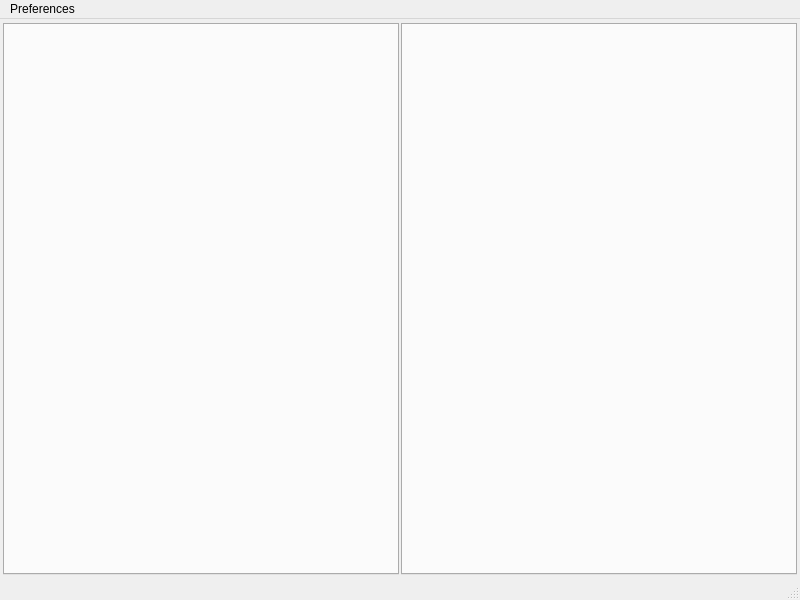
<?xml version="1.0" encoding="UTF-8"?>
<ui version="4.0">
 <class>MainWindow</class>
 <widget class="QMainWindow" name="MainWindow">
  <property name="geometry">
   <rect>
    <x>0</x>
    <y>0</y>
    <width>800</width>
    <height>600</height>
   </rect>
  </property>
  <property name="windowTitle">
   <string>TF</string>
  </property>
  <widget class="QWidget" name="centralwidget">
   <layout class="QVBoxLayout" name="verticalLayout">
    <property name="spacing">
     <number>1</number>
    </property>
    <property name="leftMargin">
     <number>2</number>
    </property>
    <property name="topMargin">
     <number>2</number>
    </property>
    <property name="rightMargin">
     <number>2</number>
    </property>
    <property name="bottomMargin">
     <number>2</number>
    </property>
    <item>
     <widget class="QWidget" name="widget_2" native="true"/>
    </item>
    <item>
     <widget class="QWidget" name="widget" native="true">
      <layout class="QHBoxLayout" name="horizontalLayout">
       <property name="spacing">
        <number>2</number>
       </property>
       <property name="leftMargin">
        <number>1</number>
       </property>
       <property name="topMargin">
        <number>1</number>
       </property>
       <property name="rightMargin">
        <number>1</number>
       </property>
       <property name="bottomMargin">
        <number>1</number>
       </property>
       <item>
        <widget class="QTabWidget" name="LeftTabs">
         <property name="tabPosition">
          <enum>QTabWidget::North</enum>
         </property>
         <property name="tabShape">
          <enum>QTabWidget::Rounded</enum>
         </property>
         <property name="currentIndex">
          <number>-1</number>
         </property>
         <property name="usesScrollButtons">
          <bool>true</bool>
         </property>
         <property name="tabsClosable">
          <bool>false</bool>
         </property>
         <property name="movable">
          <bool>true</bool>
         </property>
        </widget>
       </item>
       <item>
        <widget class="QTabWidget" name="RightTabs">
         <property name="currentIndex">
          <number>-1</number>
         </property>
         <property name="elideMode">
          <enum>Qt::ElideRight</enum>
         </property>
         <property name="usesScrollButtons">
          <bool>true</bool>
         </property>
         <property name="tabsClosable">
          <bool>false</bool>
         </property>
         <property name="movable">
          <bool>true</bool>
         </property>
        </widget>
       </item>
      </layout>
     </widget>
    </item>
   </layout>
  </widget>
  <widget class="QMenuBar" name="menubar">
   <property name="geometry">
    <rect>
     <x>0</x>
     <y>0</y>
     <width>800</width>
     <height>22</height>
    </rect>
   </property>
   <widget class="QMenu" name="menuTF">
    <property name="title">
     <string>Preferences</string>
    </property>
    <addaction name="ActionPreferences"/>
   </widget>
   <addaction name="menuTF"/>
  </widget>
  <widget class="QStatusBar" name="statusbar"/>
  <action name="actionSettings">
   <property name="text">
    <string>Preferences</string>
   </property>
  </action>
  <action name="actionTest_item">
   <property name="text">
    <string>test item</string>
   </property>
  </action>
  <action name="ActionPreferences">
   <property name="text">
    <string>Preferences</string>
   </property>
  </action>
 </widget>
 <resources/>
 <connections/>
</ui>
